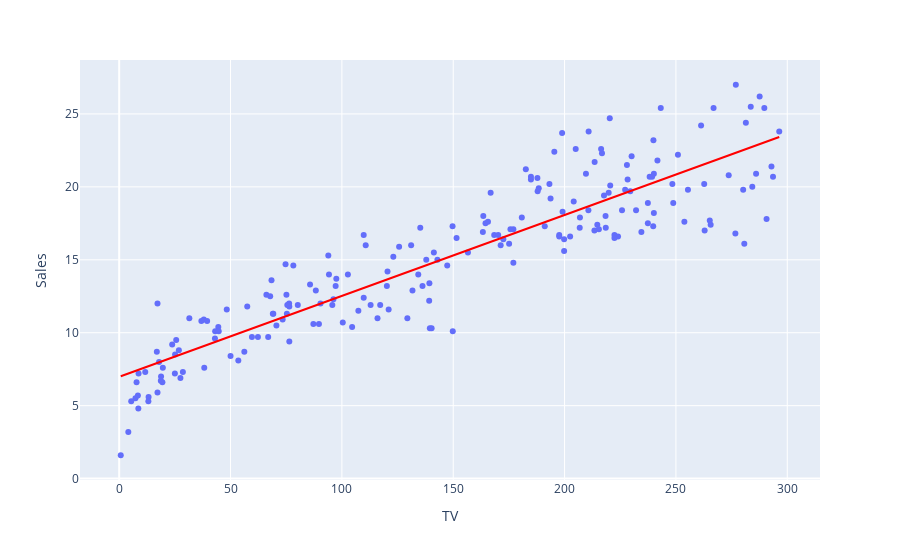
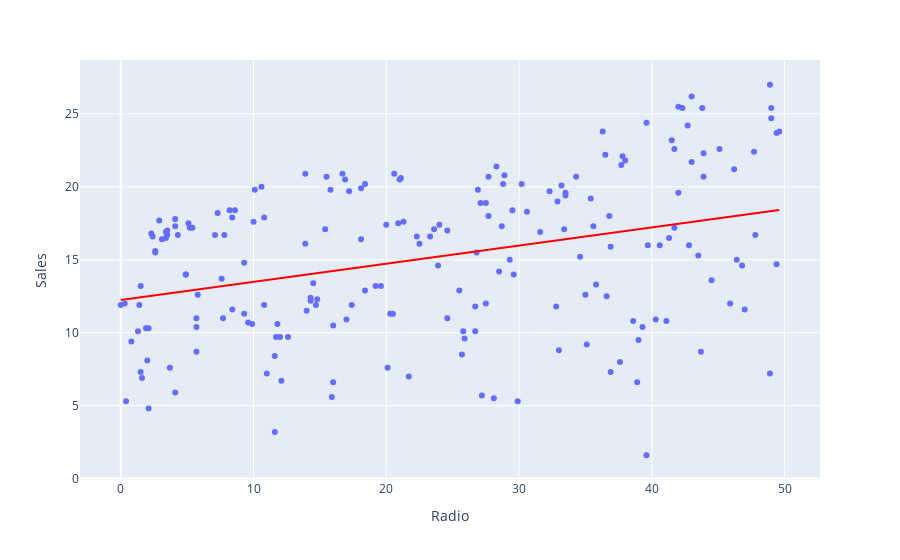
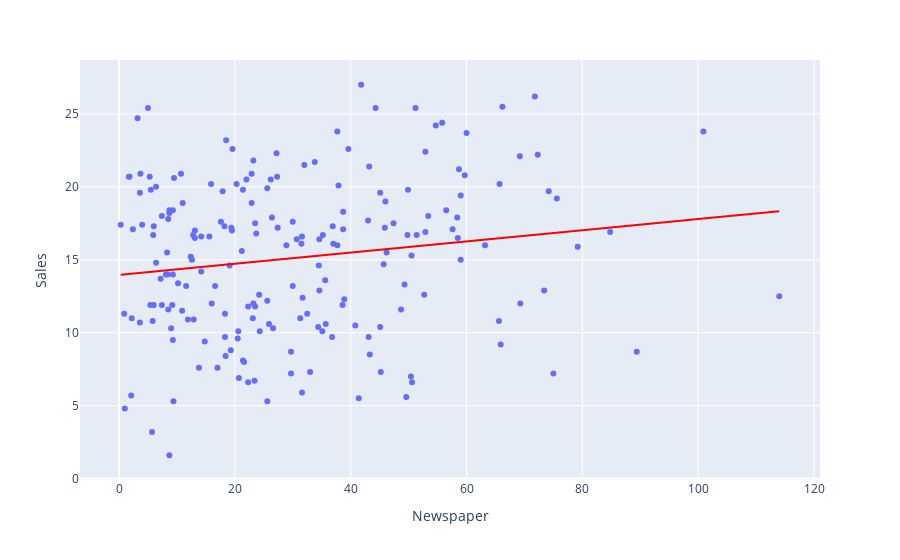

The cell these charts' notebook holds for them, in order:
### Code cell
for col in x.columns:
    print(f'{col} : ')
    fig = px.scatter(df , x = col , y = 'Sales' , trendline='ols' , trendline_color_override = 'red')
    fig.show()

### Figure 1 — Plotly figure (JSON) as saved in the notebook; plotly's stock layout.template omitted (floating-point values rounded to 4 significant figures; data arrays with more than 128 entries replaced by an {"elided": "..."} marker saying what was removed)
{"data": [{"hovertemplate": "TV=%{x}<br>Sales=%{y}<extra></extra>", "legendgroup": "", "marker": {"color": "#636efa", "symbol": "circle"}, "mode": "markers", "name": "", "orientation": "v", "showlegend": false, "type": "scatter", "x": {"elided": "200 float values"}, "xaxis": "x", "y": {"elided": "200 float values"}, "yaxis": "y"}, {"hovertemplate": "<b>OLS trendline</b><br>Sales = 0.0554648 * TV + 6.97482<br>R<sup>2</sup>=0.812176<br><br>TV=%{x}<br>Sales=%{y} <b>(trend)</b><extra></extra>", "legendgroup": "", "line": {"color": "red"}, "marker": {"color": "#636efa", "symbol": "circle"}, "mode": "lines", "name": "", "showlegend": false, "type": "scatter", "x": {"elided": "200 float values"}, "xaxis": "x", "y": {"elided": "200 float values"}, "yaxis": "y"}], "layout": {"autosize": true, "legend": {"tracegroupgap": 0}, "margin": {"t": 60}, "xaxis": {"anchor": "y", "autorange": true, "domain": [0, 1], "range": [-17.19, 314.3], "title": {"text": "TV"}, "type": "linear"}, "yaxis": {"anchor": "x", "autorange": true, "domain": [0, 1], "range": [-0.3667, 28.97], "title": {"text": "Sales"}, "type": "linear"}}}

### Figure 2 — Plotly figure (JSON) as saved in the notebook; plotly's stock layout.template omitted (floating-point values rounded to 4 significant figures; data arrays with more than 128 entries replaced by an {"elided": "..."} marker saying what was removed)
{"data": [{"hovertemplate": "Radio=%{x}<br>Sales=%{y}<extra></extra>", "legendgroup": "", "marker": {"color": "#636efa", "symbol": "circle"}, "mode": "markers", "name": "", "orientation": "v", "showlegend": false, "type": "scatter", "x": {"elided": "200 float values"}, "xaxis": "x", "y": {"elided": "200 float values"}, "yaxis": "y"}, {"hovertemplate": "<b>OLS trendline</b><br>Sales = 0.124432 * Radio + 12.2357<br>R<sup>2</sup>=0.122242<br><br>Radio=%{x}<br>Sales=%{y} <b>(trend)</b><extra></extra>", "legendgroup": "", "line": {"color": "red"}, "marker": {"color": "#636efa", "symbol": "circle"}, "mode": "lines", "name": "", "showlegend": false, "type": "scatter", "x": {"elided": "200 float values"}, "xaxis": "x", "y": {"elided": "200 float values"}, "yaxis": "y"}], "layout": {"autosize": true, "legend": {"tracegroupgap": 0}, "margin": {"t": 60}, "xaxis": {"anchor": "y", "autorange": true, "domain": [0, 1], "range": [-3.0, 52.6], "title": {"text": "Radio"}, "type": "linear"}, "yaxis": {"anchor": "x", "autorange": true, "domain": [0, 1], "range": [-0.3667, 28.97], "title": {"text": "Sales"}, "type": "linear"}}}

### Figure 3 — Plotly figure (JSON) as saved in the notebook; plotly's stock layout.template omitted (floating-point values rounded to 4 significant figures; data arrays with more than 128 entries replaced by an {"elided": "..."} marker saying what was removed)
{"data": [{"hovertemplate": "Newspaper=%{x}<br>Sales=%{y}<extra></extra>", "legendgroup": "", "marker": {"color": "#636efa", "symbol": "circle"}, "mode": "markers", "name": "", "orientation": "v", "showlegend": false, "type": "scatter", "x": {"elided": "200 float values"}, "xaxis": "x", "y": {"elided": "200 float values"}, "yaxis": "y"}, {"hovertemplate": "<b>OLS trendline</b><br>Sales = 0.038324 * Newspaper + 13.9595<br>R<sup>2</sup>=0.024951<br><br>Newspaper=%{x}<br>Sales=%{y} <b>(trend)</b><extra></extra>", "legendgroup": "", "line": {"color": "red"}, "marker": {"color": "#636efa", "symbol": "circle"}, "mode": "lines", "name": "", "showlegend": false, "type": "scatter", "x": {"elided": "200 float values"}, "xaxis": "x", "y": {"elided": "200 float values"}, "yaxis": "y"}], "layout": {"autosize": true, "legend": {"tracegroupgap": 0}, "margin": {"t": 60}, "xaxis": {"anchor": "y", "autorange": true, "domain": [0, 1], "range": [-6.577, 120.9], "title": {"text": "Newspaper"}, "type": "linear"}, "yaxis": {"anchor": "x", "autorange": true, "domain": [0, 1], "range": [-0.3667, 28.97], "title": {"text": "Sales"}, "type": "linear"}}}
